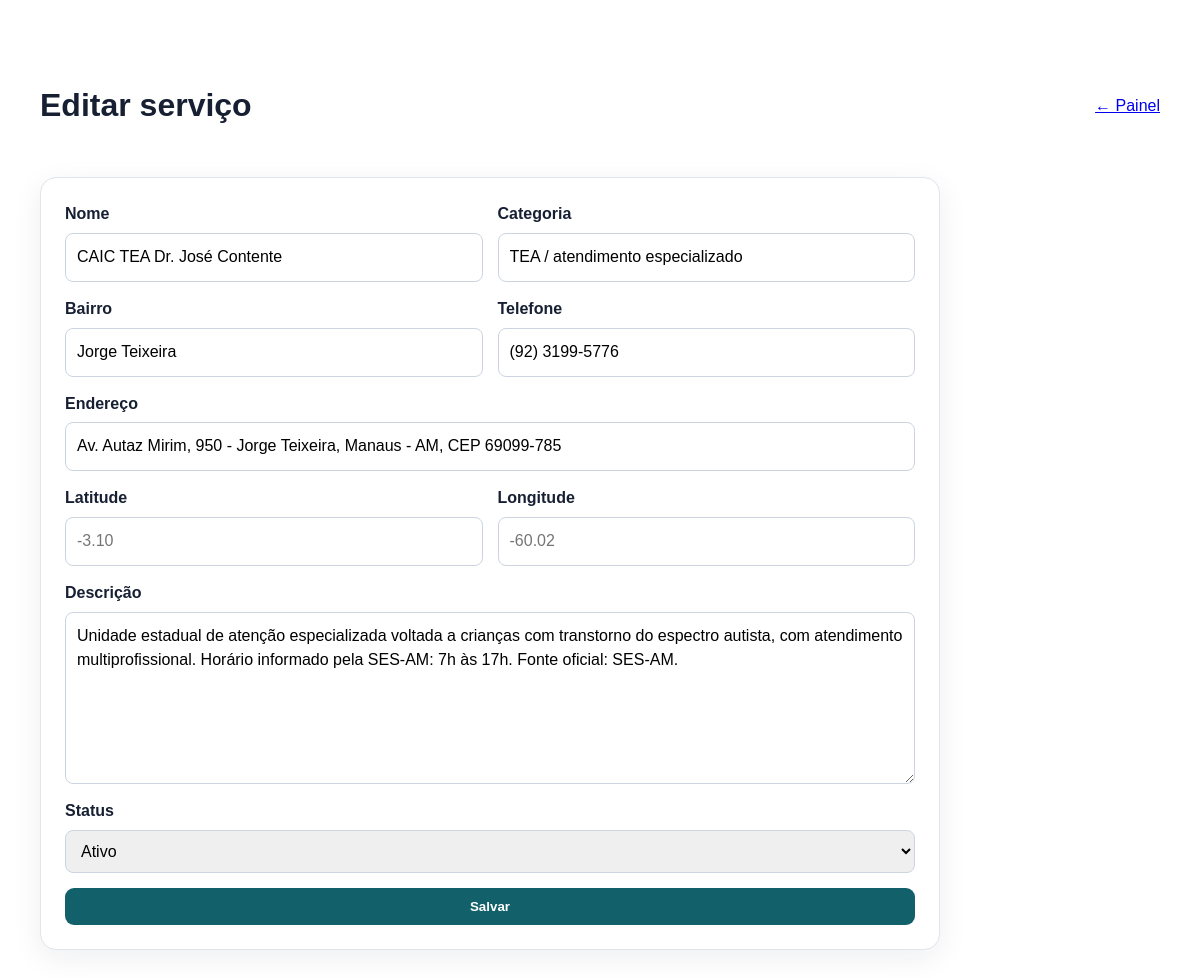
The app's page /admin/servico_form.php?id=1 (signed in) with its own data.
### tables this page shows
CREATE TABLE IF NOT EXISTS servicos (
 id INT AUTO_INCREMENT PRIMARY KEY,
 nome VARCHAR(180) NOT NULL,
 categoria VARCHAR(120) NOT NULL,
 bairro VARCHAR(120),
 endereco VARCHAR(255),
 telefone VARCHAR(60),
 descricao TEXT,
 latitude DECIMAL(10,7),
 longitude DECIMAL(10,7),
 status ENUM('ativo','inativo') NOT NULL DEFAULT 'ativo',
 criado_em TIMESTAMP DEFAULT CURRENT_TIMESTAMP,
 atualizado_em TIMESTAMP DEFAULT CURRENT_TIMESTAMP ON UPDATE CURRENT_TIMESTAMP
);

### admin/servico_form.php (the view, shortened to what this page needs)
<?php
require_once __DIR__ . '/../config/auth.php'; require_admin();
$id=filter_input(INPUT_GET,'id',FILTER_VALIDATE_INT); $s=['nome'=>'','categoria'=>'','bairro'=>'','endereco'=>'','telefone'=>'','descricao'=>'','latitude'=>'','longitude'=>'','status'=>'ativo'];
if($id){$st=$pdo->prepare("SELECT * FROM servicos WHERE id=?");$st->execute([$id]);$s=$st->fetch()?:$s;}
?><!doctype html><html lang="pt-BR"><head><meta charset="utf-8"><meta name="viewport" content="width=device-width,initial-scale=1"><title>Serviço</title><link rel="stylesheet" href="../assets/style.css"></head>
<body><main class="section wrap"><div class="admin-head"><h1><?=$id?'Editar':'Novo'?> serviço</h1><a href="index.php">← Painel</a></div>
<form method="post" class="form panel"><?=csrf_input()?><div class="grid2"><label>Nome<input name="nome" value="<?=htmlspecialchars($s['nome'])?>" required></label><label>Categoria<input name="categoria" value="<?=htmlspecialchars($s['categoria'])?>" required></label></div><div class="grid2"><label>Bairro<input name="bairro" value="<?=htmlspecialchars($s['bairro'])?>"></label><label>Telefone<input name="telefone" value="<?=htmlspecialchars($s['telefone'])?>"></label></div><label>Endereço<input name="endereco" value="<?=htmlspecialchars($s['endereco'])?>"></label><div class="grid2"><label>Latitude<input name="latitude" value="<?=htmlspecialchars($s['latitude'])?>" placeholder="-3.10"></label><label>Longitude<input name="longitude" value="<?=htmlspecialchars($s['longitude'])?>" placeholder="-60.02"></label></div><label>Descrição<textarea name="descricao" rows="6"><?=htmlspecialchars($s['descricao'])?></textarea></label><label>Status<select name="status"><option value="ativo" <?=$s['status']==='ativo'?'selected':''?>>Ativo</option><option value="inativo" <?=$s['status']==='inativo'?'selected':''?>>Inativo</option></select></label><button class="btn">Salvar</button></form></main></body></html>

### assets/style.css (style rules this page uses)
* { box-sizing:border-box }
body { margin:0;font-family:Arial,sans-serif;color:#172033;background:#fff;line-height:1.55 }
.wrap { max-width:1120px;margin:auto;padding:0 20px }
.hero-card,.panel { background:#fff;border:1px solid #dfe5ec;border-radius:16px;padding:24px;box-shadow:0 8px 30px #15223812 }
.btn { display:inline-block;border:0;background:#12616a;color:#fff;padding:11px 18px;border-radius:9px;text-decoration:none;font-weight:700;cursor:pointer }
.section { padding:60px 0 }
.filters input,.filters select,.form input,.form select,.form textarea { width:100%;padding:11px;border:1px solid #ccd5df;border-radius:8px;font:inherit }
.form { display:grid;gap:15px;max-width:900px }
.grid2 { display:grid;grid-template-columns:1fr 1fr;gap:15px }
.form label { font-weight:700 }
.form label input,.form label select,.form label textarea { display:block;margin-top:6px;font-weight:400 }
.admin-head { display:flex;justify-content:space-between;align-items:center;gap:20px;margin-bottom:25px }

### records on screen
servicos: nome "CAIC TEA Dr. José Contente", categoria "TEA / atendimento especializado", bairro "Jorge Teixeira", telefone "(92) 3199-5776", endereco "Av. Autaz Mirim, 950 - Jorge Teixeira, Manaus - AM, CEP 69099-785", descricao "Unidade estadual de atenção especializada voltada a crianças com transtorno do espectro autista, com atendimento multiprofissional. Horário informado pela SES-AM: 7h às 17h. Fonte oficial: SES-AM.", status "Ativo"
